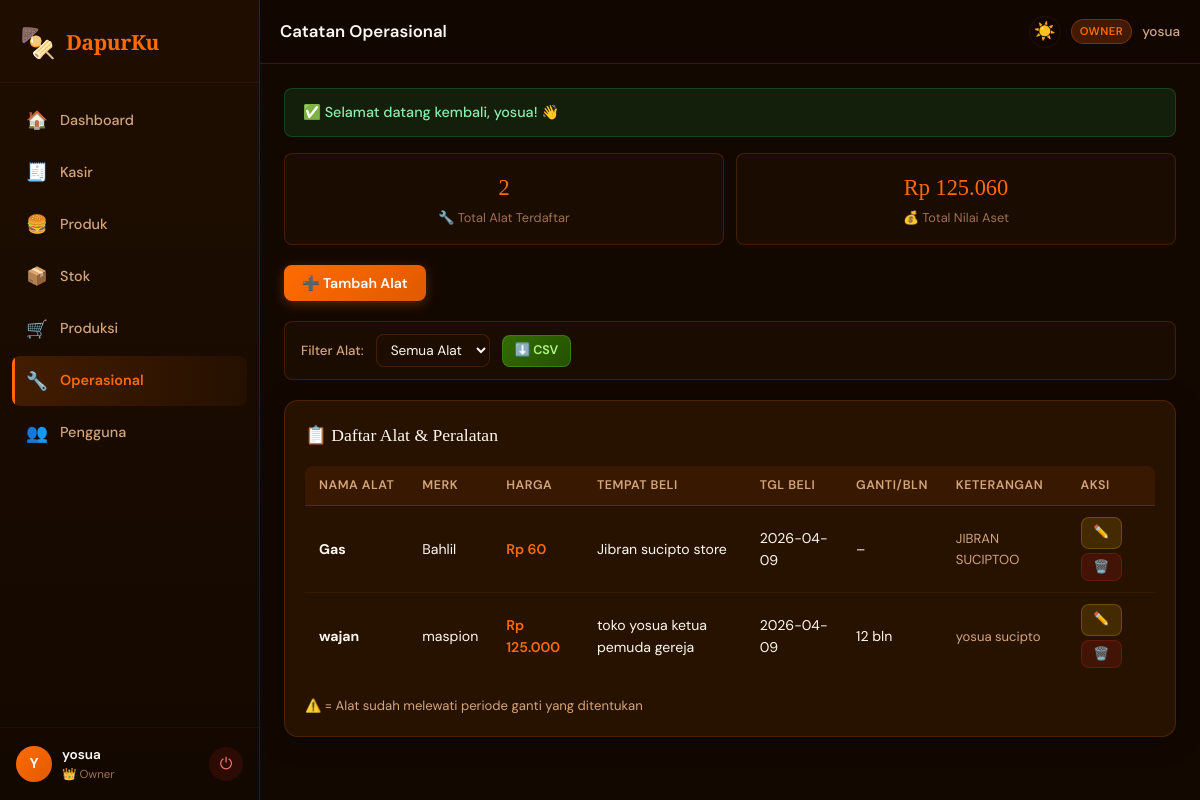
The app's page /index.php?page=operasional (signed in) with its own data.
### tables this page shows
CREATE TABLE `operational` (
  `id` int NOT NULL,
  `user_id` int DEFAULT NULL,
  `nama_alat` varchar(150) NOT NULL,
  `harga` decimal(12,0) NOT NULL DEFAULT '0',
  `tempat_beli` varchar(150) DEFAULT NULL,
  `merk` varchar(100) DEFAULT NULL,
  `periode_ganti` int DEFAULT '0' COMMENT 'in months',
  `tanggal_beli` date DEFAULT NULL,
  `keterangan` text,
  `created_at` timestamp NULL DEFAULT CURRENT_TIMESTAMP
);

### modules/operasional/operasional.php (the view, shortened to what this page needs)
<?php
require_once __DIR__ . '/../../functions.php';
global $conn;
$filterAlat = trim($_GET['alat'] ?? '');
$filterWhere = $filterAlat
    ? "WHERE o.nama_alat LIKE '%" . $conn->real_escape_string($filterAlat) . "%'"
    : '';
$totalNilai = $conn->query("SELECT COALESCE(SUM(harga),0) as t FROM operational o $filterWhere")->fetch_assoc()['t'];
$totalAlat  = $conn->query("SELECT COUNT(*) as c FROM operational o $filterWhere")->fetch_assoc()['c'];
?>
<link rel="stylesheet" href="modules/operasional/operasional.css">
<div class="ops-stats mb-3">
  <div class="ops-stat-box">
    <div class="ops-stat-val"><?= $totalAlat ?></div>
    <div class="ops-stat-lbl">🔧 Total Alat Terdaftar</div>
  </div>
  <div class="ops-stat-box">
    <div class="ops-stat-val"><?= rupiah($totalNilai) ?></div>
    <div class="ops-stat-lbl">💰 Total Nilai Aset</div>
  </div>
</div>
<div class="d-flex gap-2 flex-wrap mb-3">
  <button class="btn btn-primary" onclick="toggleForm('formOps')">➕ Tambah Alat</button>
</div>
<div class="filter-bar mb-3">
  <label>Filter Alat:</label>
  <select onchange="window.location.href='?page=operasional&alat='+this.value">
    <option value="">Semua Alat</option>
  </select>
  <a href="export.php?type=operasional&alat=<?= urlencode($filterAlat) ?>" class="btn btn-xs btn-accent">⬇️ CSV</a>
</div>
<div class="card">
  <div class="card-title">📋 Daftar Alat & Peralatan</div>
  <?php
  $res = $conn->query("SELECT o.*, u.username FROM operational o LEFT JOIN users u ON o.user_id=u.id $filterWhere ORDER BY o.nama_alat, o.tanggal_beli DESC");
  if ($res->num_rows === 0):
  ?>
    <div class="empty-state"><div class="icon">🔧</div><p>Belum ada data alat</p></div>
  <?php else: ?>
  <div class="table-wrap">
    <table>
      <thead>
        <tr>
          <th>Nama Alat</th><th>Merk</th><th>Harga</th><th>Tempat Beli</th>
          <th>Tgl Beli</th><th>Ganti/Bln</th><th>Keterangan</th><th>Aksi</th>
        </tr>
      </thead>
      <tbody>
      <?php
      while ($r = $res->fetch_assoc()):
          $periodeGanti = $r['periode_ganti'] > 0 ? $r['periode_ganti'].' bln' : '–';
          $isDue = false;
          if ($r['periode_ganti'] > 0 && $r['tanggal_beli']) {
              $nextReplace = strtotime("+{$r['periode_ganti']} months", strtotime($r['tanggal_beli']));
              $isDue = ($nextReplace <= time());
          }
      ?>
        <tr <?= $isDue ? 'style="background:rgba(234,179,8,.05)"' : '' ?>>
          <td>
            <strong><?= htmlspecialchars($r['nama_alat']) ?></strong>
          </td>
          <td><?= htmlspecialchars($r['merk']) ?: '–' ?></td>
          <td class="text-primary" style="font-weight:600"><?= rupiah($r['harga']) ?></td>
          <td><?= htmlspecialchars($r['tempat_beli']) ?: '–' ?></td>
          <td><?= $r['tanggal_beli'] ?: '–' ?></td>
          <td><?= $periodeGanti ?></td>
          <td class="text-sm text-muted"><?= htmlspecialchars($r['keterangan']) ?: '–' ?></td>
          <td>
            <div class="action-btns">
              <a href="?page=operasional&edit=<?= $r['id'] ?>" class="btn btn-xs btn-warning">✏️</a>
              <form method="POST" style="display:inline" onsubmit="return confirm('Hapus alat ini?')">
                <button class="btn btn-xs btn-danger">🗑️</button>
              </form>
            </div>
          </td>
        </tr>
      <?php endwhile; ?>
      </tbody>
    </table>
  </div>
  <p class="text-sm text-muted mt-2">⚠️ = Alat sudah melewati periode ganti yang ditentukan</p>
  <?php endif; ?>
</div>

### assets/css/main.css (style rules this page uses)
*, *::before, *::after { margin: 0; padding: 0; box-sizing: border-box; }
:root { --primary: #FF6B00; --primary-dark: #E05A00; --primary-glow: rgba(255, 107, 0, .25); --accent: #FF9A3C; --accent2: #FFB347; --bg: #130800; --bg2: #1C0D00; --bg3: #250F00; --card: rgba(42, 20, 0, .92); --card2: rgba(30, 14, 0, .8); --border: rgba(255, 107, 0, .18); --border2: rgba(255, 107, 0, .08); --text: #FFF8F0; --text2: #D4A57A; --text3: #9E7052; --muted: #7A5038; --sidebar-w: 260px; --topbar-h: 64px; --radius: 14px; --radius-sm: 8px; --radius-lg: 20px; --shadow: 0 4px 24px rgba(0, 0, 0, .4); --shadow-lg: 0 8px 40px rgba(0, 0, 0, .6); --transition: all .25s cubic-bezier(.4, 0, .2, 1); --sidebar-gradient: linear-gradient(180deg, #1f0e00 0%, #130800 100%); --banner-gradient: linear-gradient(135deg, #2d1500 0%, #3d1a00 50%, #2d1500 100%); --topbar-bg: rgba(19, 8, 0, .85); }
html { font-size: 16px; scroll-behavior: smooth; }
body { font-family: 'DM Sans', sans-serif; background: var(--bg); color: var(--text); line-height: 1.6; min-height: 100vh; overflow-x: hidden; }
a { color: var(--accent); text-decoration: none; transition: var(--transition); }
.card { background: var(--card); border: 1px solid var(--border); border-radius: var(--radius); padding: 20px; margin-bottom: 20px; box-shadow: var(--shadow); transition: var(--transition); }
.card-title { font-family: 'Playfair Display', serif; font-size: 1.1rem; color: var(--text); margin-bottom: 16px; display: flex; align-items: center; gap: 8px; }
.filter-bar { background: var(--card2); border: 1px solid var(--border); border-radius: var(--radius-sm); padding: 12px 16px; display: flex; align-items: center; gap: 12px; flex-wrap: wrap; margin-bottom: 16px; }
.filter-bar label { font-size: .83rem; color: var(--text2); font-weight: 500; flex-shrink: 0; }
.filter-bar select { background: var(--bg2); border: 1px solid var(--border); border-radius: var(--radius-sm); padding: 6px 10px; color: var(--text); font-size: .85rem; font-family: inherit; cursor: pointer; outline: none; }
.btn { display: inline-flex; align-items: center; gap: 6px; padding: 9px 18px; border: none; border-radius: var(--radius-sm); font-family: inherit; font-size: .88rem; font-weight: 600; cursor: pointer; transition: var(--transition); white-space: nowrap; text-decoration: none; }
.btn-primary { background: linear-gradient(135deg, var(--primary), var(--primary-dark)); color: #fff; box-shadow: 0 3px 12px rgba(255, 107, 0, .3); }
.btn-accent { background: linear-gradient(135deg, #336B00, #245200); color: #B7F78A; border: 1px solid rgba(100, 200, 50, .3); }
.btn-danger { background: rgba(220, 38, 38, .15); color: #FCA5A5; border: 1px solid rgba(220, 38, 38, .25); }
.btn-warning { background: rgba(234, 179, 8, .15); color: #FDE68A; border: 1px solid rgba(234, 179, 8, .25); }
.btn-xs { padding: 5px 12px; font-size: .78rem; }
.table-wrap { overflow-x: auto; border-radius: var(--radius-sm); }
table { width: 100%; border-collapse: collapse; font-size: .88rem; }
th { background: rgba(255, 107, 0, .08); color: var(--text2); font-size: .78rem; font-weight: 600; text-transform: uppercase; letter-spacing: .5px; padding: 10px 14px; text-align: left; white-space: nowrap; border-bottom: 1px solid var(--border); }
td { padding: 11px 14px; border-bottom: 1px solid var(--border2); color: var(--text); vertical-align: middle; }
tr:last-child td { border-bottom: none; }
.text-primary { color: var(--primary) !important; }
.d-flex { display: flex; }
.flex-wrap { flex-wrap: wrap; }
.gap-2 { gap: 10px; }
.mb-3 { margin-bottom: 20px; }
.mt-2 { margin-top: 14px; }
.mt-2 { margin-top: 16px; }
.text-sm { font-size: .82rem; }
.text-muted { color: var(--text2); }
.action-btns { display: flex; gap: 4px; flex-wrap: wrap; }

### modules/operasional/operasional.css (style rules this page uses)
.ops-stats { display: grid; grid-template-columns: 1fr 1fr; gap: 12px; margin-bottom: 20px; }
.ops-stat-box { background: var(--card2); border: 1px solid var(--border); border-radius: var(--radius-sm); padding: 16px; text-align: center; }
.ops-stat-val { font-family: 'Playfair Display', serif; font-size: 1.4rem; color: var(--primary); }
.ops-stat-lbl { font-size: .8rem; color: var(--text3); margin-top: 2px; }

### records on screen
operational: nama_alat "Gas", merk "Bahlil", harga "Rp 60", tempat_beli "Jibran sucipto store", tanggal_beli "2026-04-09", periode_ganti "–", keterangan "JIBRAN SUCIPTOO"
operational: nama_alat "wajan", merk "maspion", harga "Rp 125.000", tempat_beli "toko yosua ketua pemuda gereja", tanggal_beli "2026-04-09", periode_ganti "12 bln", keterangan "yosua sucipto"

### other values on screen
$item['icon'] "🏠"
$item['label'] "Dashboard"
$item['icon'] "🧾"
$item['label'] "Kasir"
$item['icon'] "🍔"
$item['label'] "Produk"
$item['icon'] "📦"
$item['label'] "Stok"
$item['icon'] "🛒"
$item['label'] "Produksi"
$item['icon'] "🔧"
$item['label'] "Operasional"
$item['icon'] "👥"
$item['label'] "Pengguna"
$initial "Y"
